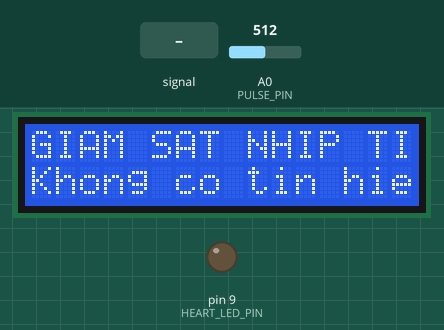
Bench run of a sketch on a simulated Arduino Uno, built with avr-gcc and run on an emulated ATmega328P. Shown: 16×2 character LCD, output pins drawn as LEDs (lit = HIGH). Dashed ring = blinking. The inputs (shaded band) are chosen by the test bench; at power-on: A0 (PULSE_PIN) = 512. What the sketch prints to the serial monitor is not drawn.

Above: at 2.9 s.
3.0 s: A0 (PULSE_PIN) fed a 200 Hz sine of ±81 counts around its level
At 3.59 s:
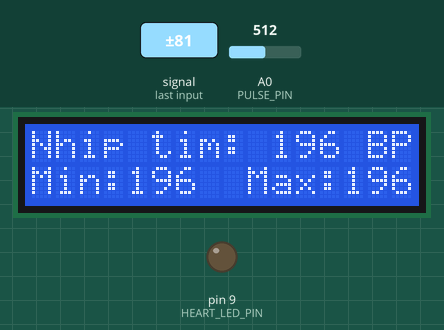
5.2 s: A0 (PULSE_PIN) fed a 2 Hz sine of ±306 counts around its level
At 5.82 s:
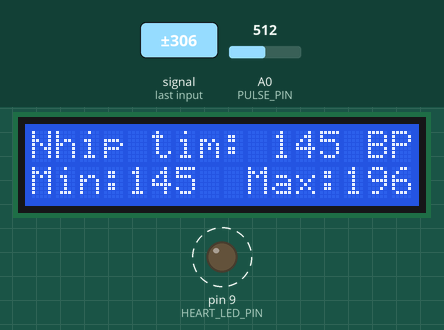
7.1 s: A0 (PULSE_PIN) fed a 1000 Hz sine of ±255 counts around its level
At 7.7 s:
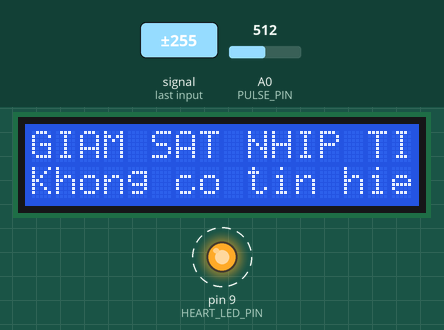
9.5 s: A0 (PULSE_PIN) set to 540
At 10.9 s:
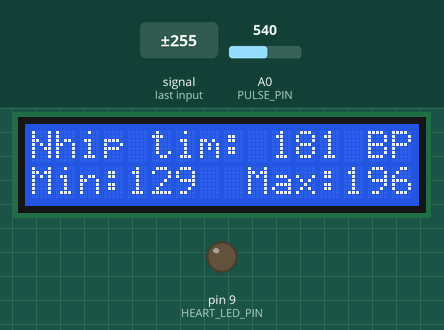
11.3 s: A0 (PULSE_PIN) set to 440
At 12.5 s:
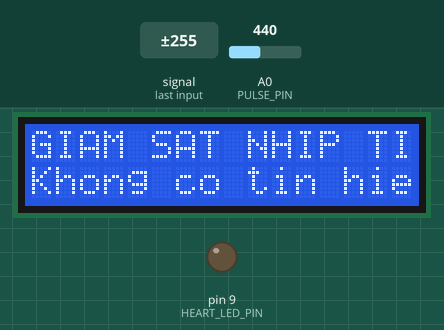
12.8 s: A0 (PULSE_PIN) set to 515
14.3 s: A0 (PULSE_PIN) set to 542
At 15.2 s:
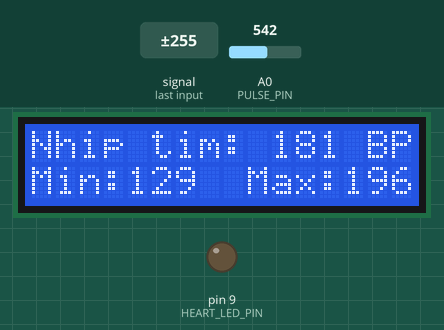
Timing chart, 0 to 17.3 s (numbered marks = the images above; inputs shaded):
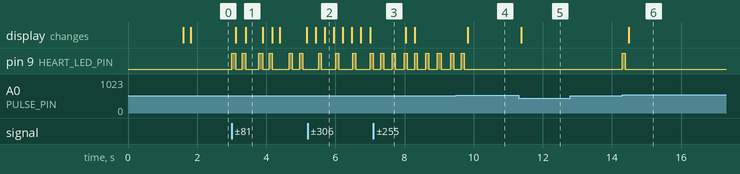

Measured:
- the behaviour switches between 530 and 531 on A0 (PULSE_PIN) (found by bisection; images 5 and 6)
- after the input at 3.0 s, the display: first changes after 0.12 s (image 1 shows a later state)
- after the input at 7.1 s, pin 9 (HEART_LED_PIN): alternates HIGH for 0.08 s and LOW for 0.25 s, starting after 0.22 s
- after the input at 9.5 s, pin 9 (HEART_LED_PIN): goes on until 9.7 s, then stays LOW; the display: changes after 0.33 s (image 4)
- after the input at 11.3 s, the display: changes after 0.08 s (image 5)
- after the input at 12.8 s, every drawn part: stays the same
- after the input at 14.3 s, pin 9 (HEART_LED_PIN): LOW → HIGH at once, → LOW 0.08 s later; the display: changes after 0.18 s (image 6)
- what the display in image 1 shows lasts 0.5 s, from 3.4 s to 3.9 s

The sketch:

Bai3.ino
```cpp
/**
 * ============================================================================
 * BÀI THỰC HÀNH LAB 2 - BÀI 3: GIÁM SÁT NHỊP TIM
 * Môn học: Công nghệ Internet of Things Hiện đại - UIT
 *
 * PHẦN CỨNG SỬ DỤNG:
 * - 01 Arduino Uno R3
 * - 01 Cảm biến nhịp tim Analog (Pulse Sensor)
 * - 01 Đèn LED báo nhịp tim (Heartbeat LED) + Điện trở 220 Ohm (hoặc dùng LED Pin 13)
 * - 01 Màn hình LCD 16x2 tích hợp Module I2C (PCF8574)
 * - Breadboard và dây nối
 *
 * SƠ ĐỒ NỐI DÂY:
 * 1. Cảm biến nhịp tim (Pulse Sensor):
 *     + VCC (Dây đỏ)   -> 5V (Arduino)
 *     + GND (Dây đen)  -> GND (Arduino)
 *     + Signal (Dây tím/trắng) -> Pin A0 (Arduino)
 *
 * 2. Đèn LED báo nhịp tim:
 *     + Anode (chân dài) nối qua trở 220 Ohm vào Pin 9 (hoặc dùng LED tích hợp Pin 13)
 *     + Cathode (chân ngắn) nối GND
 *
 * 3. Màn hình LCD 16x2 I2C:
 *     + VCC  -> 5V (Arduino)
 *     + GND  -> GND (Arduino)
 *     + SDA  -> Pin A4 (Arduino Uno)
 *     + SCL  -> Pin A5 (Arduino Uno)
 * ============================================================================
 */

#include <Wire.h>
#include <LiquidCrystal_I2C.h>

// Khởi tạo LCD địa chỉ 0x27, 16 cột 2 dòng (nếu màn hình không lên chữ, thử 0x3F)
LiquidCrystal_I2C lcd(0x27, 16, 2);

// Chân tín hiệu cảm biến và LED báo nhịp
const int PULSE_PIN = A0;
const int HEART_LED_PIN = 9;

// Tạo ký tự hình trái tim trên LCD
byte heartIcon[8] = {
  0b00000,
  0b01010,
  0b11111,
  0b11111,
  0b01110,
  0b00100,
  0b00000,
  0b00000
};

// Cấu hình thuật toán phát hiện nhịp tim (Peak Detection)
const int NO_FINGER_THRESHOLD = 450; // Nếu giá trị < 450 trong thời gian dài: Chưa đặt tay
int pulseThreshold = 530;            // Ngưỡng phát hiện đỉnh xung nhịp tim
const int HYSTERESIS = 25;           // Khoảng trễ chống nhiễu lặp nhịp
bool waitingForPulse = true;         // Cờ trạng thái sẵn sàng đón đỉnh xung mới

// Quản lý thời gian giữa các nhịp (IBI: Inter-Beat Interval)
unsigned long lastBeatTime = 0;
unsigned long currentBeatTime = 0;
const unsigned long MIN_IBI = 300;   // 300ms tương đương tối đa 200 BPM (thời gian trơ chống double beat)
const unsigned long MAX_IBI = 1500;  // 1500ms tương đương tối thiểu 40 BPM

// Biến lưu trữ kết quả tính toán BPM
int currentBPM = 0;
int smoothedBPM = 0;
bool isFingerPresent = false;
unsigned long lastValidPulseTime = 0;

// Bộ lọc trung bình trượt 5 nhịp gần nhất để làm mịn kết quả
const int FILTER_SIZE = 5;
int bpmHistory[FILTER_SIZE];
int filterIndex = 0;
int validBpmCount = 0;

// Cấu trúc và bộ đệm lưu trữ nhịp tim trong vòng 1 phút (60 giây) gần nhất
// Trong 1 phút, nhịp tim người tối đa hiếm khi vượt quá 120 nhịp
const int MAX_RECORDS = 120;
struct BeatRecord {
  unsigned long timestamp;
  int bpm;
};
BeatRecord beatHistory[MAX_RECORDS];
int recordHead = 0;
int recordTotal = 0;

// Quản lý tắt đèn LED nháy
unsigned long ledTurnOffTime = 0;
bool isLedOn = false;

// Thời gian cập nhật LCD
unsigned long lastLcdUpdate = 0;
const unsigned long LCD_UPDATE_INTERVAL = 250;

/**
 * Thêm một bản ghi nhịp tim mới vào bộ đệm vòng (Circular Buffer)
 */
void addBeatRecord(unsigned long timestamp, int bpm) {
  beatHistory[recordHead].timestamp = timestamp;
  beatHistory[recordHead].bpm = bpm;
  recordHead = (recordHead + 1) % MAX_RECORDS;
  if (recordTotal < MAX_RECORDS) {
    recordTotal++;
  }
}

/**
 * Tính giá trị Min và Max BPM trong vòng 1 phút (60,000 ms) gần nhất
 */
void getMinMaxLastMinute(unsigned long currentMillis, int &minVal, int &maxVal) {
  minVal = 999;
  maxVal = 0;
  int count = 0;

  for (int i = 0; i < recordTotal; i++) {
    // Chỉ xét các nhịp đập xảy ra trong 60,000 ms gần nhất
    if (currentMillis - beatHistory[i].timestamp <= 60000) {
      if (beatHistory[i].bpm < minVal) {
        minVal = beatHistory[i].bpm;
      }
      if (beatHistory[i].bpm > maxVal) {
        maxVal = beatHistory[i].bpm;
      }
      count++;
    }
  }

  // Nếu chưa có đủ dữ liệu trong 1 phút
  if (count == 0) {
    minVal = smoothedBPM;
    maxVal = smoothedBPM;
  }
}

void setup() {
  Serial.begin(9600);

  pinMode(PULSE_PIN, INPUT);
  pinMode(HEART_LED_PIN, OUTPUT);
  digitalWrite(HEART_LED_PIN, LOW);

  // Khởi tạo LCD
  lcd.init();
  lcd.backlight();
  lcd.createChar(0, heartIcon); // Tạo icon trái tim ở vị trí byte 0
  lcd.clear();
  lcd.setCursor(0, 0);
  lcd.print(F("GIAM SAT NHIP TIM"));
  lcd.setCursor(0, 1);
  lcd.print(F("Khoi dong..."));
  delay(1500);
  lcd.clear();

  // Khởi tạo mảng lọc
  for (int i = 0; i < FILTER_SIZE; i++) {
    bpmHistory[i] = 75;
  }

  Serial.println(F("=============================================================="));
  Serial.println(F("LAB 2 - BAI 3: HE THONG GIAM SAT NHIP TIM"));
  Serial.println(F("Mo ta: Do BPM, nhay LED theo nhip, thong ke Min/Max trong 1 phut"));
  Serial.println(F("=============================================================="));
}

void loop() {
  unsigned long currentMillis = millis();

  // 1. ĐỌC TÍN HIỆU TỪ CẢM BIẾN PULSE SENSOR
  int rawSignal = analogRead(PULSE_PIN);

  // Tắt LED sau khi nháy 80ms
  if (isLedOn && currentMillis >= ledTurnOffTime) {
    digitalWrite(HEART_LED_PIN, LOW);
    isLedOn = false;
  }

  // 2. PHÁT HIỆN NHỊP ĐẬP (BEAT DETECTION)
  // Điều kiện để xem là một nhịp mới:
  // - rawSignal vượt qua ngưỡng pulseThreshold
  // - Đã qua thời gian trơ MIN_IBI (300ms) để không bị đúp nhịp
  // - Cờ waitingForPulse đang mở
  if (rawSignal > pulseThreshold && waitingForPulse && (currentMillis - lastBeatTime > MIN_IBI)) {
    waitingForPulse = false; // Khóa cờ, chờ sóng hạ xuống mới đón nhịp sau
    currentBeatTime = currentMillis;

    // Khoảng thời gian giữa 2 nhịp liên tiếp (Inter-Beat Interval - IBI) tính bằng ms
    unsigned long ibi = currentBeatTime - lastBeatTime;
    lastBeatTime = currentBeatTime;
    lastValidPulseTime = currentBeatTime;
    isFingerPresent = true;

    // YÊU CẦU: Nháy LED 1 lần theo mỗi nhịp đập phát hiện được
    digitalWrite(HEART_LED_PIN, HIGH);
    isLedOn = true;
    ledTurnOffTime = currentMillis + 80; // Sáng trong 80ms rồi tắt

    // QUY ĐỔI IBI (ms) THÀNH SỐ NHỊP MỖI PHÚT (BPM):
    // Trong 1 phút có 60,000 mili-giây => BPM = 60000 / IBI
    if (ibi >= MIN_IBI && ibi <= MAX_IBI) {
      currentBPM = (int)(60000UL / ibi);

      // Lọc trung bình trượt để làm mịn
      bpmHistory[filterIndex] = currentBPM;
      filterIndex = (filterIndex + 1) % FILTER_SIZE;
      if (validBpmCount < FILTER_SIZE) validBpmCount++;

      int totalBpm = 0;
      for (int i = 0; i < validBpmCount; i++) {
        totalBpm += bpmHistory[i];
      }
      smoothedBPM = totalBpm / validBpmCount;

      // Lưu lại giá trị nhịp tim vào lịch sử 1 phút
      addBeatRecord(currentBeatTime, smoothedBPM);

      // Tìm giá trị nhịp tim lớn nhất và nhỏ nhất trong một phút gần nhất
      int minBpm1m = 0;
      int maxBpm1m = 0;
      getMinMaxLastMinute(currentMillis, minBpm1m, maxBpm1m);

      // YÊU CẦU: In ra Serial Monitor mỗi khi có nhịp mới
      Serial.print(F("[NHIP MOI] BPM: "));
      Serial.print(smoothedBPM);
      Serial.print(F(" | Min (1 phut): "));
      Serial.print(minBpm1m);
      Serial.print(F(" | Max (1 phut): "));
      Serial.print(maxBpm1m);
      Serial.print(F(" | IBI: "));
      Serial.print(ibi);
      Serial.println(F(" ms"));
    }
  }

  // Khi sóng tín hiệu tụt xuống dưới ngưỡng trừ hysteresis -> Mở cờ sẵn sàng cho nhịp kế tiếp
  if (rawSignal < (pulseThreshold - HYSTERESIS)) {
    waitingForPulse = true;
  }

  // 3. KIỂM TRA ĐẶT TAY (FINGER DETECTION)
  // Nếu tín hiệu quá yếu (< 450) HOẶC không có nhịp nào trong hơn 3.5 giây -> Coi là KHÔNG CÓ TÍN HIỆU
  if (rawSignal < NO_FINGER_THRESHOLD || (currentMillis - lastValidPulseTime > 3500)) {
    isFingerPresent = false;
  }

  // 4. HIỂN THỊ LÊN MÀN HÌNH LCD
  if (currentMillis - lastLcdUpdate >= LCD_UPDATE_INTERVAL) {
    lastLcdUpdate = currentMillis;

    lcd.clear();
    if (!isFingerPresent) {
      // YÊU CẦU: Khi không đặt tay vào cảm biến, màn hình LCD hiển thị
      // thông báo không có tín hiệu thay vì hiển thị một giá trị sai.
      lcd.setCursor(0, 0);
      lcd.print(F("GIAM SAT NHIP TIM"));
      lcd.setCursor(0, 1);
      lcd.print(F("Khong co tin hieu"));
    } else {
      // Tìm Min và Max trong 1 phút gần nhất
      int minBpm1m = 0;
      int maxBpm1m = 0;
      getMinMaxLastMinute(currentMillis, minBpm1m, maxBpm1m);

      // Dòng 1: Hiển thị số nhịp tim mỗi phút + Icon trái tim nhấp nháy
      lcd.setCursor(0, 0);
      lcd.print(F("Nhip tim: "));
      lcd.print(smoothedBPM);
      lcd.print(F(" BPM "));
      if (isLedOn) {
        lcd.write(byte(0)); // Biểu tượng trái tim khi có nhịp
      }

      // Dòng 2: Hiển thị Min và Max trong 1 phút gần nhất
      lcd.setCursor(0, 1);
      lcd.print(F("Min:"));
      lcd.print(minBpm1m);
      lcd.print(F("  Max:"));
      lcd.print(maxBpm1m);
    }
  }

  delay(10); // Chu kỳ lấy mẫu analog ổn định ~100Hz
}
```
